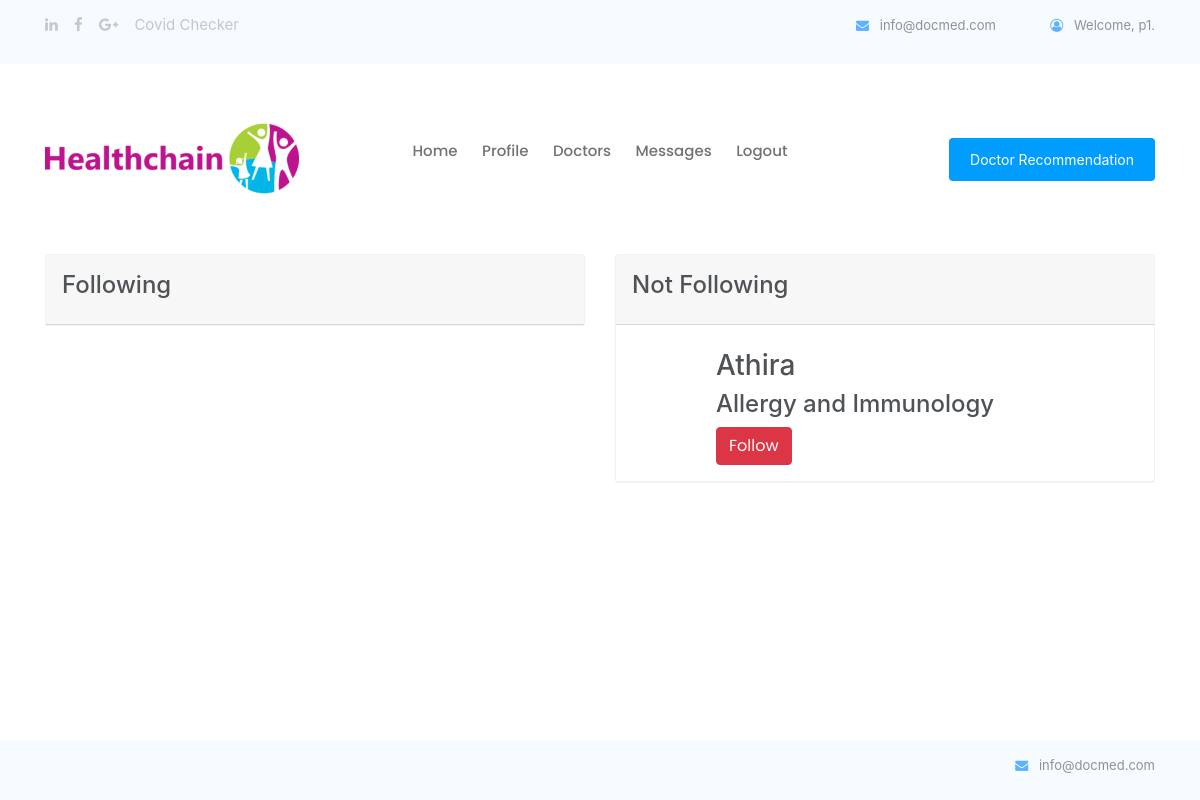
The app's page /home/doctorlist/ (signed in), older data.
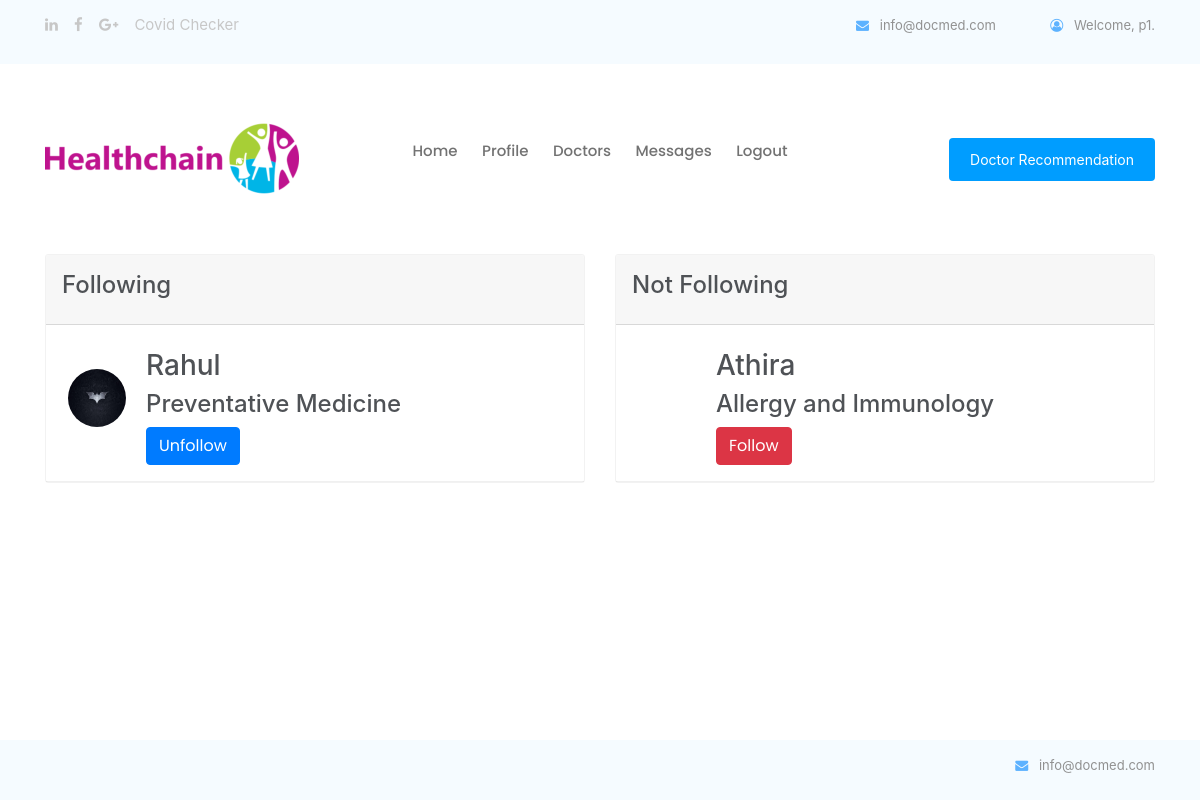
The same page, newer data.
### pages/models.py (models this page shows, shortened)
class Doctor(models.Model):
	id=models.BigAutoField(primary_key=True)
	username= models.OneToOneField(MyUser,on_delete=models.CASCADE)
	regid = models.CharField(max_length=60,unique=True)
	dname=models.CharField(max_length=50)
	dob = models.DateField(null=True, blank=True)
	gender=models.IntegerField(choices=GENDER_CHOICES,blank=True)
	spec=models.CharField(max_length=50,blank=True)
	hos=models.CharField(max_length=150,blank=True)
	imagefile=models.ImageField(upload_to='doctor/',default="default.jpg",blank=True,null=True)
	location = PlacesField()
	follower = GenericRelation(Follow,related_query_name='doctor')

### pages/views.py (the view)
# urls.py: path('doctorlist/',DoctorList.as_view(), name='doctorlist'),
class DoctorList(MyPermissionMixin, ListView):
    raise_exception = True
    login_url = "/login/"
    context_object_name = 'doctor'
    def get_queryset(self):
        if self.request.user.user_type == 1:
            pt = get_object_or_404(Patient, username=self.request.user)
            follow = Follow.objects.filter(
                patient__username=self.request.user).values_list('following', flat=True)
        elif self.request.user.user_type == 2:
            pt = get_object_or_404(Doctor, username=self.request.user)
            follow = Follow.objects.filter(
                doctor__username=self.request.user).values_list('following', flat=True)
        return Doctor.objects.filter(id__in=follow)
    def get_context_data(self, **kwargs):
        context = super(DoctorList, self).get_context_data(**kwargs)
        if self.request.user.user_type == 1:
            pt = get_object_or_404(Patient, username=self.request.user)
            follow = Follow.objects.filter(
                patient__username=self.request.user).values_list('following', flat=True)
        elif self.request.user.user_type == 2:
            pt = get_object_or_404(Doctor, username=self.request.user)
            follow = Follow.objects.filter(
                doctor__username=self.request.user).values_list('following', flat=True)
        context['unfollow'] = Doctor.objects.filter().exclude(
            id__in=follow).exclude(username=self.request.user)
        return context
    template_name = 'pages/doctorlist.html'
    def test_func(self):
        return (self.request.user.user_type == 1 or self.request.user.user_type == 2)

### pages/views.py (called while the page is built)
    def dispatch(self, request, *args, **kwargs):
        if not request.user.is_authenticated:
            return redirect('login')
        else:
            user_test_result = self.get_test_func()()
            if not request.user.is_authenticated or not user_test_result:
                return HttpResponse('<h2> Permission Denied ! </h2>')
            return super().dispatch(request, *args, **kwargs)

### pages/templates/pages/doctorlist.html (shortened to what this page needs)
{% extends 'pages/base.html' %}
{% load crispy_forms_tags %}
{% block content %}
<div class="row">
		<div class="col-md-6">
		    <div class="card">
		        <div class="card-header">
		            <h4>Following</h4>
		        </div>
		        <div class="gaadiex-list">
                    {% for doctor in doctor %}
                    <br>
                    <div class="gaadiex-list-item border-b-1"><img class="gaadiex-list-item-img" src="{{doctor.imagefile.url}} " alt="List user">
                      <div class="gaadiex-list-item-text">
                        <h3><a href="{% url 'viewdoctor' slug=doctor.dname %}">{{doctor.dname}}</a></h3>
                        <h4>{{doctor.spec}}</h4>
                        <p> <button class="btn btn-primary"><a style="color: white;"  href="{% url 'unfollowdoctor' pk=doctor.id %}">Unfollow</a>
                        </button>
                        </p>
                      </div>
                    </div>
                    {% endfor %}
                  </div>
		    </div>
        </div>
        <div class="col-md-6">
		    <div class="card">
		        <div class="card-header">
		            <h4>Not Following</h4>
		        </div>
		        <div class="gaadiex-list">
                    {% for doctor in unfollow %}
<br>
                    <div class="gaadiex-list-item border-b-1"><img class="gaadiex-list-item-img" src="{{doctor.imagefile.url}} " alt="List user">
                      <div class="gaadiex-list-item-text">
                        <h3><a href="{% url 'viewdoctor' slug=doctor.dname %}">{{doctor.dname}}</a></h3>
                        <h4>{{doctor.spec}}</h4>
                        <p><button class="btn btn-danger"> <a style="color: white;" href="{% url 'followdoctor' pk=doctor.id %}">Follow</a>
                        </button>
                        </p>
                      </div>
                    </div>
                    {% endfor %}
                  </div>
		    </div>
        </div>
    </div>
{% endblock %}

Row changes from the older to the newer data that the page shows:
added Doctor: imagefile (picture), dname "Rahul", spec "Preventative Medicine", shown under "Following"
